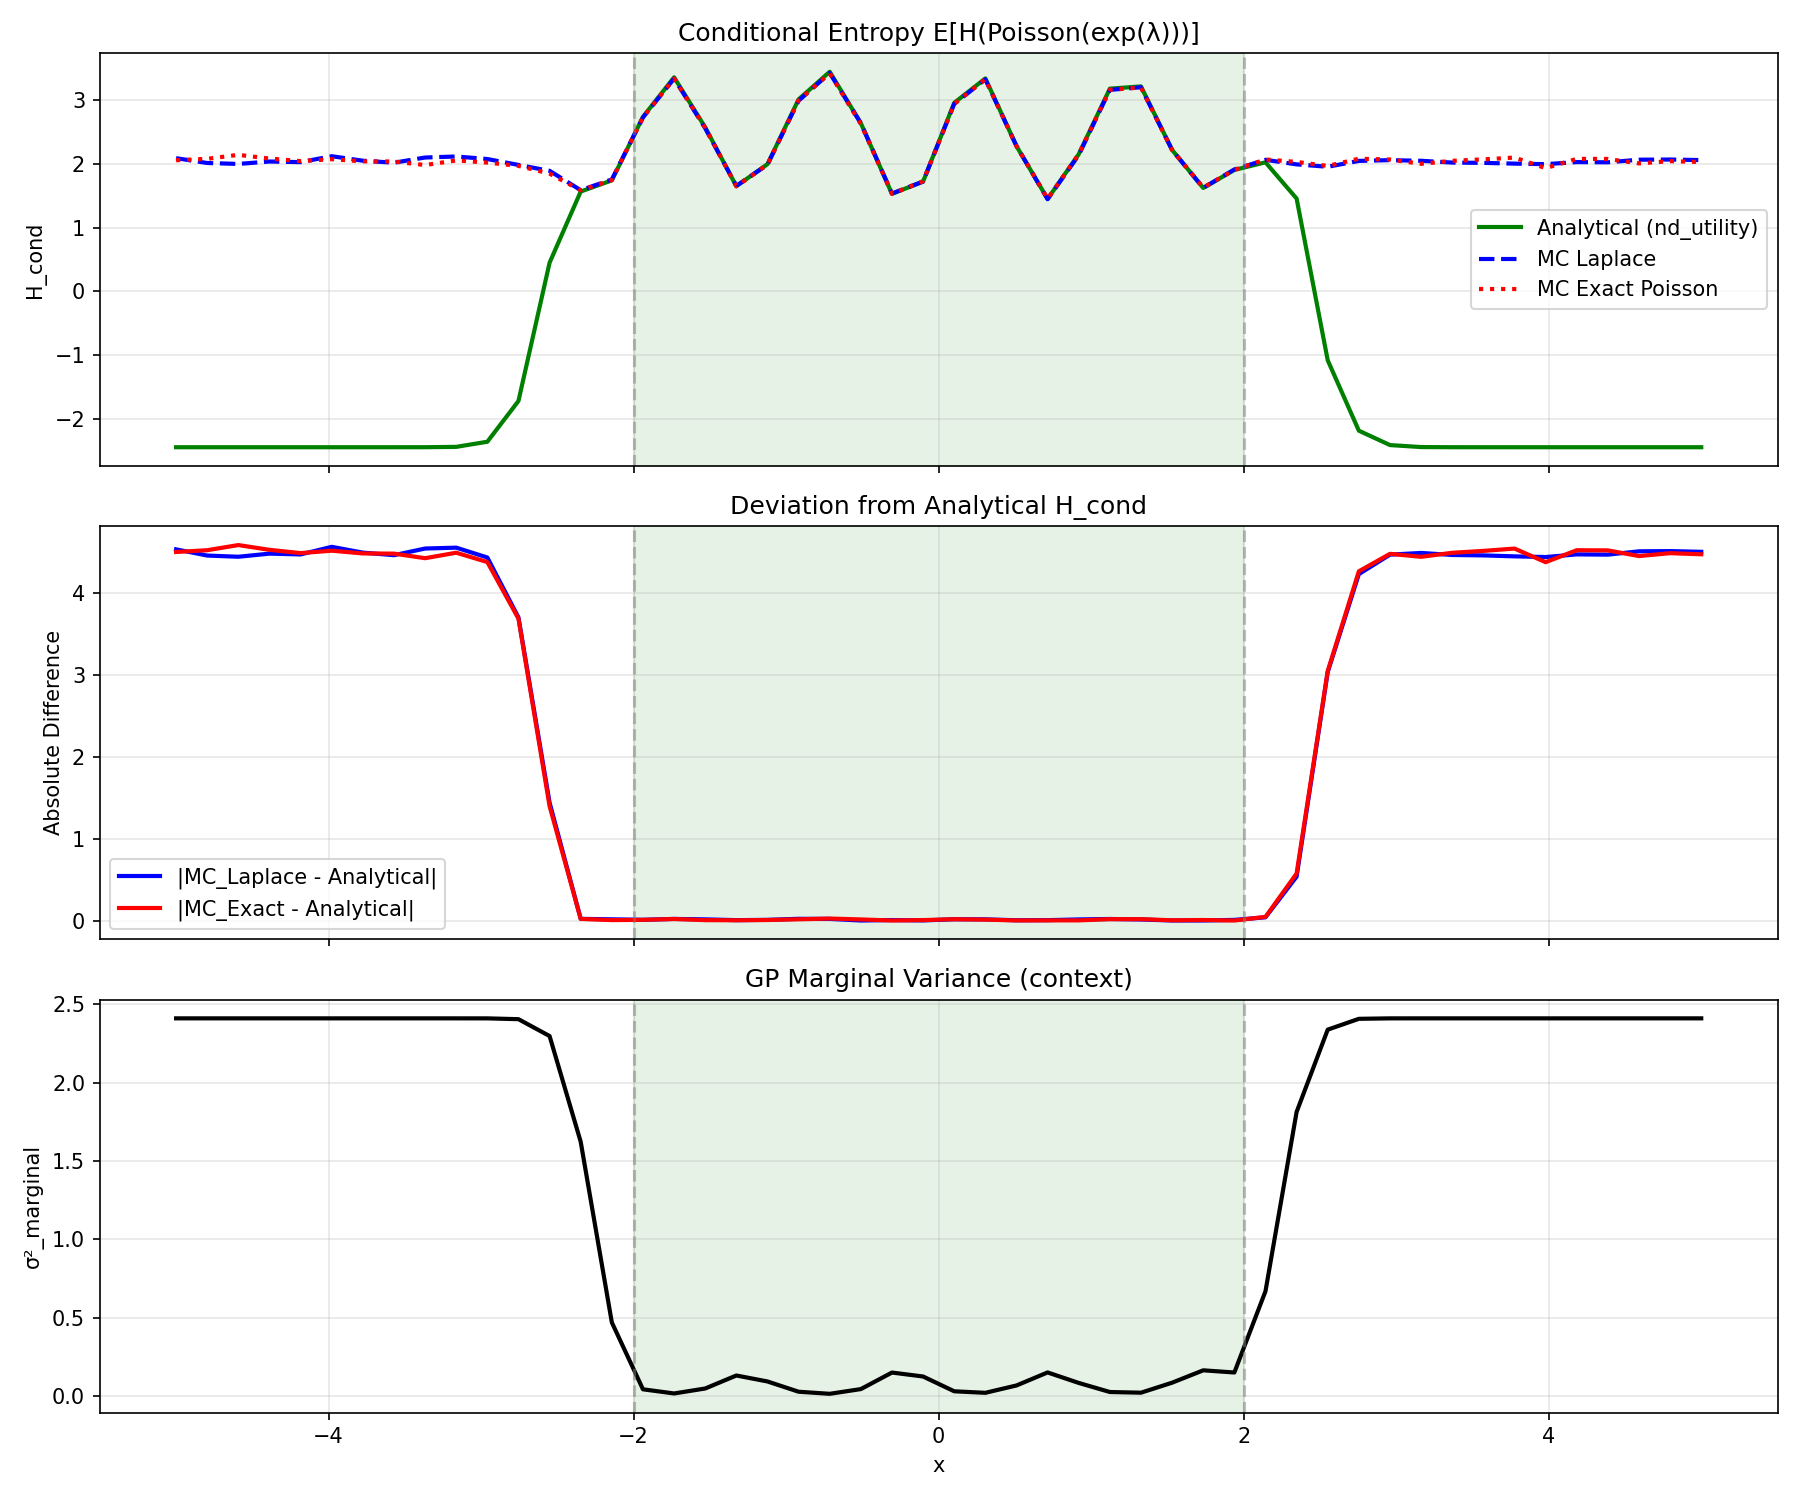

Write Python code to recreate this figure.
"""
Diagnose H_cond computation methods.

Compare:
1. nd_utility's analytical H_cond formula
2. MC H_cond using compute_H with clamped variance
3. MC H_cond using exact Poisson entropy

Check where these diverge.
"""

import torch
import numpy as np
import matplotlib.pyplot as plt
import sys
from pathlib import Path
from tqdm import tqdm

sys.path.insert(0, str(Path(__file__).parent.parent.parent.parent))
sys.path.insert(0, str(Path(__file__).parent.parent))

from gp_utility_playground import (
    VariationalGP, PoissonLikelihood, train_gp,
    generate_poisson_data, lambda_true,
    get_marginal_moments, compute_H,
    DEVICE, DTYPE, X_MIN, X_MAX, MAX_R
)

from utility import nd_mean_noise_entropy, laplace_approximations_new


def exact_poisson_entropy(lam):
    """Compute exact entropy of Poisson(lam) for scalar lam."""
    if lam < 1e-10:
        return 0.0

    # H = -sum_r p(r) log p(r) where p(r) = lam^r * exp(-lam) / r!
    # Use log-space for numerical stability
    max_r = max(int(lam + 10 * np.sqrt(lam)), 50)
    r_vals = np.arange(max_r)

    # log p(r) = r*log(lam) - lam - log(r!)
    # Compute log(r!) incrementally
    log_r_fact = np.zeros(max_r)
    for r in range(1, max_r):
        log_r_fact[r] = log_r_fact[r - 1] + np.log(r)

    log_p = r_vals * np.log(lam + 1e-30) - lam - log_r_fact

    p = np.exp(log_p)
    p = p / p.sum()  # Normalize

    # H = -sum p * log p
    H = -np.sum(p * np.log(p + 1e-30))
    return H


def compute_H_cond_analytical(mu, sigma2, r_max=MAX_R):
    """Compute nd_utility's analytical H_cond = E[H(Poisson(exp(λ)))]."""
    device = mu.device
    dtype = mu.dtype
    r_values = torch.arange(0, r_max, dtype=dtype, device=device)

    # Get p(r) from Laplace approximation
    p_r, log_p_r = laplace_approximations_new(mu=mu, sigma2=sigma2, r=r_values)

    # Compute log(r!) for each r
    log_r_fact = torch.zeros(r_max, dtype=dtype, device=device)
    for r in range(1, r_max):
        log_r_fact[r] = log_r_fact[r - 1] + np.log(r)

    # E[H(Poisson(exp(λ)))] using analytical formula from nd_utility
    # H_cond = exp(μ+σ²/2)(1-μ-σ²) + Σ_r p_Lap(r) log(r!)
    E_f = torch.exp(mu + sigma2 / 2)
    term1 = E_f * (1 - mu - sigma2)
    term2 = torch.sum(p_r * log_r_fact.unsqueeze(0), dim=1)
    H_cond = term1 + term2

    return H_cond


def compute_H_cond_mc_laplace(model, x_point, n_samples=1000):
    """MC H_cond using compute_H with the clamped variance from conditioning."""
    device = x_point.device
    dtype = x_point.dtype

    # Get marginal moments
    mu_marg, sigma2_marg = get_marginal_moments(model, x_point)
    mu = mu_marg[0]
    std = sigma2_marg[0].sqrt()

    # Sample lambda values
    H_sum = 0.0
    for _ in range(n_samples):
        lam_sample = (mu + std * torch.randn(1, dtype=dtype, device=device)).item()
        # compute_H with very small variance (mimicking sigma2_cond ~ 0)
        mu_tensor = torch.tensor([lam_sample], dtype=dtype, device=device)
        sigma2_tensor = torch.tensor([1e-8], dtype=dtype, device=device)  # Clamped value
        H = compute_H(mu_tensor, sigma2_tensor).item()
        H_sum += H

    return H_sum / n_samples


def compute_H_cond_mc_exact(model, x_point, n_samples=1000):
    """MC H_cond using exact Poisson entropy."""
    device = x_point.device
    dtype = x_point.dtype

    # Get marginal moments
    mu_marg, sigma2_marg = get_marginal_moments(model, x_point)
    mu = mu_marg[0].item()
    std = sigma2_marg[0].sqrt().item()

    # Sample lambda values and compute exact Poisson entropy
    H_sum = 0.0
    for _ in range(n_samples):
        lam_sample = mu + std * np.random.randn()
        f_sample = np.exp(lam_sample)  # Firing rate
        H = exact_poisson_entropy(f_sample)
        H_sum += H

    return H_sum / n_samples


def main():
    torch.manual_seed(42)
    np.random.seed(42)

    print("=" * 60)
    print("Diagnose: H_cond Comparison")
    print("=" * 60)

    # Train GP
    n_train = 30
    train_x = torch.linspace(X_MIN, X_MAX, n_train, dtype=DTYPE, device=DEVICE)
    train_y = generate_poisson_data(train_x, lambda_true)

    model = VariationalGP(train_x.clone()).to(DEVICE)
    likelihood = PoissonLikelihood().to(DEVICE)

    print("\nTraining GP...")
    model, likelihood = train_gp(model, likelihood, train_x, train_y, n_iterations=300)

    # Evaluate across extended domain
    x_plot_min = X_MIN - 3
    x_plot_max = X_MAX + 3
    n_points = 50
    n_mc_samples = 500
    x_candidates = torch.linspace(x_plot_min, x_plot_max, n_points, dtype=DTYPE, device=DEVICE)

    # Get marginal moments for analytical computation
    mu_marg, sigma2_marg = get_marginal_moments(model, x_candidates)

    # Compute H_cond using different methods
    print("\nComputing analytical H_cond...")
    H_cond_analytical = compute_H_cond_analytical(mu_marg, sigma2_marg).cpu().numpy()

    print(f"Computing MC H_cond (Laplace, {n_mc_samples} samples)...")
    H_cond_mc_laplace = []
    for i in tqdm(range(n_points)):
        H = compute_H_cond_mc_laplace(model, x_candidates[i:i+1], n_samples=n_mc_samples)
        H_cond_mc_laplace.append(H)
    H_cond_mc_laplace = np.array(H_cond_mc_laplace)

    print(f"Computing MC H_cond (exact Poisson, {n_mc_samples} samples)...")
    H_cond_mc_exact = []
    for i in tqdm(range(n_points)):
        H = compute_H_cond_mc_exact(model, x_candidates[i:i+1], n_samples=n_mc_samples)
        H_cond_mc_exact.append(H)
    H_cond_mc_exact = np.array(H_cond_mc_exact)

    x_np = x_candidates.cpu().numpy()

    # Print summary
    print("\n" + "=" * 60)
    print("RESULTS")
    print("=" * 60)

    # Compare methods
    diff_laplace_analytical = np.abs(H_cond_mc_laplace - H_cond_analytical)
    diff_exact_analytical = np.abs(H_cond_mc_exact - H_cond_analytical)
    diff_laplace_exact = np.abs(H_cond_mc_laplace - H_cond_mc_exact)

    print(f"\n|MC_Laplace - Analytical| mean: {diff_laplace_analytical.mean():.4f}, max: {diff_laplace_analytical.max():.4f}")
    print(f"|MC_Exact - Analytical| mean: {diff_exact_analytical.mean():.4f}, max: {diff_exact_analytical.max():.4f}")
    print(f"|MC_Laplace - MC_Exact| mean: {diff_laplace_exact.mean():.4f}, max: {diff_laplace_exact.max():.4f}")

    # Sample specific points
    inside_idx = n_points // 2
    outside_idx = 2

    print(f"\nInside training domain (x = {x_np[inside_idx]:.2f}):")
    print(f"  Analytical:  {H_cond_analytical[inside_idx]:.4f}")
    print(f"  MC Laplace:  {H_cond_mc_laplace[inside_idx]:.4f}")
    print(f"  MC Exact:    {H_cond_mc_exact[inside_idx]:.4f}")

    print(f"\nOutside training domain (x = {x_np[outside_idx]:.2f}):")
    print(f"  Analytical:  {H_cond_analytical[outside_idx]:.4f}")
    print(f"  MC Laplace:  {H_cond_mc_laplace[outside_idx]:.4f}")
    print(f"  MC Exact:    {H_cond_mc_exact[outside_idx]:.4f}")

    # Plot
    fig, axes = plt.subplots(3, 1, figsize=(12, 10), sharex=True)

    # Plot 1: H_cond values
    ax1 = axes[0]
    ax1.plot(x_np, H_cond_analytical, 'g-', linewidth=2, label='Analytical (nd_utility)')
    ax1.plot(x_np, H_cond_mc_laplace, 'b--', linewidth=2, label='MC Laplace')
    ax1.plot(x_np, H_cond_mc_exact, 'r:', linewidth=2, label='MC Exact Poisson')
    ax1.axvline(x=X_MIN, color='gray', linestyle='--', alpha=0.5)
    ax1.axvline(x=X_MAX, color='gray', linestyle='--', alpha=0.5)
    ax1.axvspan(X_MIN, X_MAX, alpha=0.1, color='green')
    ax1.set_ylabel('H_cond')
    ax1.set_title('Conditional Entropy E[H(Poisson(exp(λ)))]')
    ax1.legend()
    ax1.grid(True, alpha=0.3)

    # Plot 2: Differences from analytical
    ax2 = axes[1]
    ax2.plot(x_np, diff_laplace_analytical, 'b-', linewidth=2, label='|MC_Laplace - Analytical|')
    ax2.plot(x_np, diff_exact_analytical, 'r-', linewidth=2, label='|MC_Exact - Analytical|')
    ax2.axvline(x=X_MIN, color='gray', linestyle='--', alpha=0.5)
    ax2.axvline(x=X_MAX, color='gray', linestyle='--', alpha=0.5)
    ax2.axvspan(X_MIN, X_MAX, alpha=0.1, color='green')
    ax2.set_ylabel('Absolute Difference')
    ax2.set_title('Deviation from Analytical H_cond')
    ax2.legend()
    ax2.grid(True, alpha=0.3)

    # Plot 3: Marginal variance (for context)
    ax3 = axes[2]
    ax3.plot(x_np, sigma2_marg.cpu().numpy(), 'k-', linewidth=2)
    ax3.axvline(x=X_MIN, color='gray', linestyle='--', alpha=0.5)
    ax3.axvline(x=X_MAX, color='gray', linestyle='--', alpha=0.5)
    ax3.axvspan(X_MIN, X_MAX, alpha=0.1, color='green')
    ax3.set_xlabel('x')
    ax3.set_ylabel('σ²_marginal')
    ax3.set_title('GP Marginal Variance (context)')
    ax3.grid(True, alpha=0.3)

    plt.tight_layout()
    save_path = Path(__file__).parent / 'diagnose_H_cond_comparison.png'
    plt.savefig(save_path, dpi=150)
    print(f"\nSaved: {save_path}")
    plt.close()


if __name__ == "__main__":
    main()
